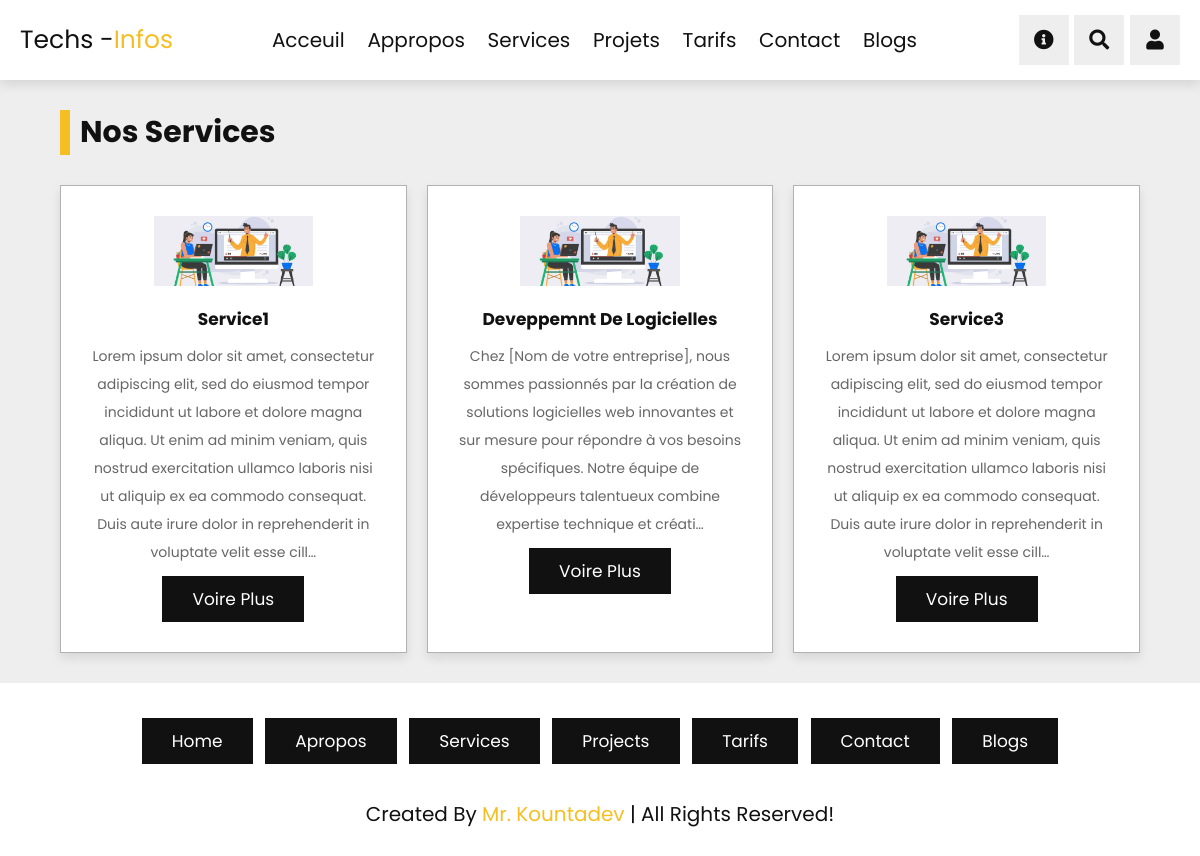
The app's page /services, older data.
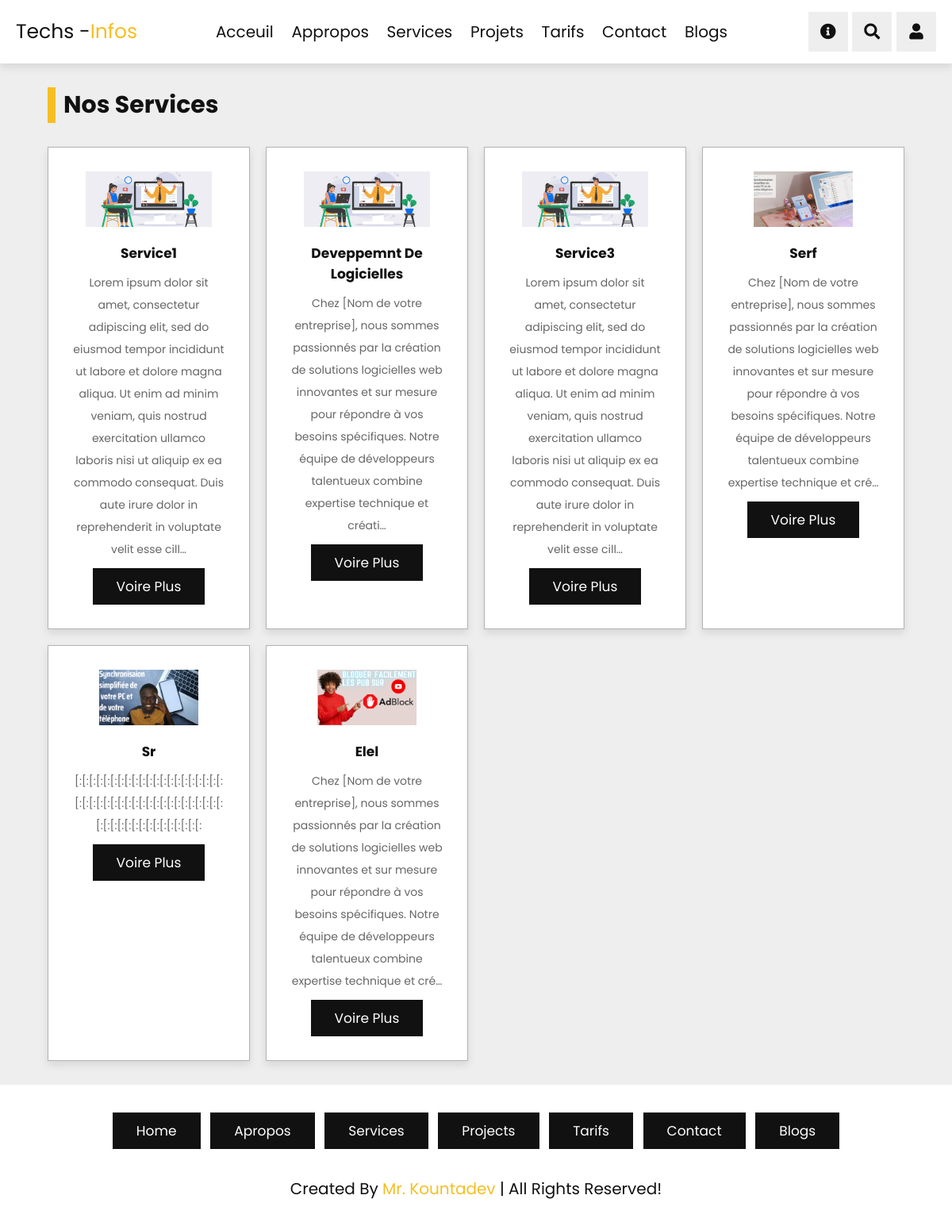
The same page, newer data.
### tech/models.py (models this page shows)
class Services(models.Model):
    title = models.CharField(max_length=5000)
    description = RichTextField()
    image = models.ImageField()
    date = models.DateField(auto_now_add=True)

### tech/views.py (the view)
# urls.py: path("services", views.service, name="services"),
def service(request):
    myservice = Services.objects.all()
    context = {
        "myservice": myservice
    }
    return render(request, "solution/services.html", context)

### tech/templates/solution/services.html (shortened to what this page needs)
{% extends 'base.html' %} {% load static %} {% block content %}
<section class="services" id="services">
   <h1 class="heading"> Nos services </h1>
   <div class="box-container">
      {% for services in myservice %}
      <div class="box">
         <img src="{{services.image.url}}" alt="">
         <h3>{{services.title}}</h3>
         <p>{{services.description|truncatechars:300|safe}}</p>
         <a href="#services" class="btn">voire plus</a>
      </div>
      {% endfor %}
   </div>
</section>
{% endblock content %}

Row changes from the older to the newer data that the page shows:
added Services: image (picture), title "Serf", description "Chez [Nom de votre entreprise], nous sommes passionnés par la création de solutions logicielles web innovantes et sur mesure pour répondre à vos besoins spécifiques. Notre équipe de développeurs talentueux combine expertise technique et cré…"
added Services: image (picture), title "Sr", description "[:[:[:[:[:[:[:[:[:[:[:[:[:[:[:[:[:[:[:[:[:[:[:[:[:[:[:[:[:[:[:[:[:[:[:[:[:[:[:[:[:[:[:[:[:[:[:[:[:[:[:[:[:[:[:[:[:"
added Services: image (picture), title "Elel", description "Chez [Nom de votre entreprise], nous sommes passionnés par la création de solutions logicielles web innovantes et sur mesure pour répondre à vos besoins spécifiques. Notre équipe de développeurs talentueux combine expertise technique et cré…"
